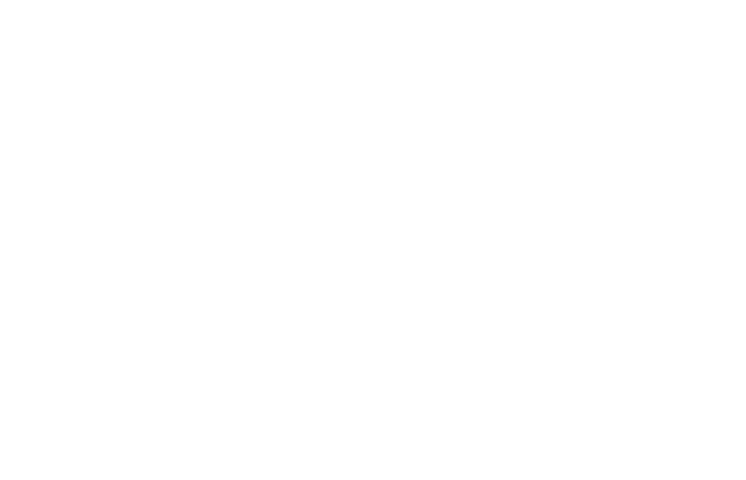
Frame 1 (no input)
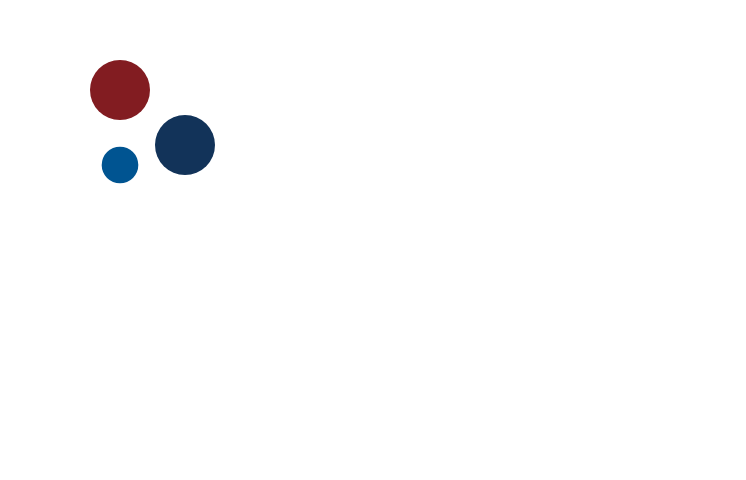
Frame 60 (no input)
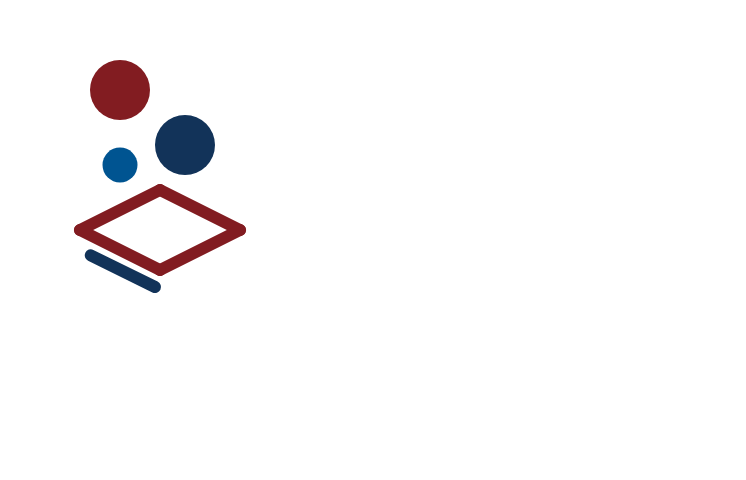
Frame 120 (the mouse pressed at the canvas centre since frame 60)

The p5.js sketch that drew these frames (run headless with seeded random() and noise() and a simulated clock; from frame 60 on, the mouse is pressed at the canvas centre):

// p5.js sketch
// ── sketch.js
let frameCountTimer = 0;

// タイプライター風演出用の変数
let textIndex = 0;
let fullText = "偉大なる平凡人たれ";

function setup() {
  // ルール: キャンバスサイズは 746×480
  createCanvas(746, 480);
  textFont("sans-serif");
}

function draw() {
  // ルール: 背景色は白
  background(255);
  
  // 毎フレームタイマーを進める
  frameCountTimer++;
  
  // 全体の基準座標
  let logoX = 160;     // 左側ロゴのX中心
  let centerY = 240;   // 全体のY中心
  let textX = 310;     // 右側テキストの開始X座標

  // ==========================================
  // 1. 3つの円のアニメーション（時間差でスムーズに拡大）
  // ==========================================
  noStroke();
  
  // ① 左上のエンジ丸（サイズ: 60）
  if (frameCountTimer > 10) {
    let t1 = constrain((frameCountTimer - 10) / 25, 0, 1);
    let size1 = 60 * easeOutBack(t1);
    fill(130, 28, 33);
    circle(logoX - 40, centerY - 150, size1);
  }
  
  // ② 右の紺丸（サイズ: 60）
  if (frameCountTimer > 25) {
    let t2 = constrain((frameCountTimer - 25) / 25, 0, 1);
    let size2 = 60 * easeOutBack(t2);
    fill(18, 51, 89);
    circle(logoX + 25, centerY - 95, size2);
  }
  
  // ③ 左下の青丸（サイズ: 35）
  if (frameCountTimer > 40) {
    let t3 = constrain((frameCountTimer - 40) / 25, 0, 1);
    let size3 = 35 * easeOutBack(t3);
    fill(0, 84, 145);
    circle(logoX - 40, centerY - 75, size3);
  }

  // ==========================================
  // 2. ボックス・立体ロゴ（一筆書きのように線が伸びる演出）
  // ==========================================
  strokeWeight(12);
  noFill();
  strokeCap(ROUND);
  strokeJoin(ROUND);
  
  // ひし形外枠の描画（フレーム）
  if (frameCountTimer > 60) {
    stroke(130, 28, 33); // エンジ色
    let tBox = constrain((frameCountTimer - 60) / 45, 0, 1);
    
    let p = [
      {x: 80,  y: 230}, // 左
      {x: 160, y: 190}, // 上
      {x: 240, y: 230}, // 右
      {x: 160, y: 270}  // 下
    ];
    drawContinuousLines(p, tBox, true); 
  }
  
  // 内側の "S" マークの描画
  if (frameCountTimer > 110) {
    stroke(18, 51, 89); // 紺色
    let tS = constrain((frameCountTimer - 110) / 35, 0, 1);
    
    let pS = [
      {x: 155, y: 287},
      {x: 80,  y: 250},
      {x: 155, y: 350},
      {x: 80,  y: 313}
    ];
    drawContinuousLines(pS, tS, false);
  }
  
  // 内側の "U" マークの描画
  if (frameCountTimer > 140) {
    stroke(0, 84, 145); // 青色
    let tU = constrain((frameCountTimer - 140) / 35, 0, 1);
    
    let pU = [
      {x: 170, y: 287},
      {x: 170, y: 350},
      {x: 240, y: 313},
      {x: 240, y: 250}
    ];
    drawContinuousLines(pU, tU, false);
  }

  // 中央の赤丸（立体ボックス内の小さなドット）
  if (frameCountTimer > 175) {
    let tDot = constrain((frameCountTimer - 175) / 20, 0, 1);
    let dotSize = 22 * easeOutBack(tDot);
    
    // 【修正部分】さらに細く、より馴染む細さ（2）に再調整
    stroke(255);         // 白色
    strokeWeight(3);     // 主張しすぎない極細枠に設定
    
    fill(130, 28, 33);   // エンジ色
    circle(175, 215, dotSize + 7);
    
    noStroke();          // 後続の描画に影響が出ないようにリセット
  }

  // ==========================================
  // 3. 右側テキストのアニメーション描画
  // ==========================================
  noStroke();
  
  // ① 偉大なる平凡人たれ（タイプライター風演出）
  if (frameCountTimer > 200) {
    fill(20, 50, 90);
    textSize(32);
    textStyle(NORMAL);
    
    // 8フレームごとに1文字ずつ増やす
    if (frameCountTimer % 8 === 0 && textIndex < fullText.length) {
      textIndex++;
    }
    let currentText = fullText.substring(0, textIndex);
    text(currentText, textX, 90);
  }
  
  // ② 100th（綺麗にフェードイン）
  if (frameCountTimer > 220) {
    let alpha100 = map(frameCountTimer, 220, 250, 0, 255, true);
    fill(130, 28, 33, alpha100);
    textStyle(BOLD);
    
    textSize(120);
    text("100", textX + 5, 220);
    textSize(60);
    text("th", textX + 220, 220);
  }
  
  // ③ Anniversary（フェードイン）
  if (frameCountTimer > 240) {
    let alphaAnniv = map(frameCountTimer, 240, 270, 0, 255, true);
    fill(130, 28, 33, alphaAnniv);
    textSize(42);
    textStyle(BOLD);
    text("Anniversary", textX + 20, 300);
  }
  
  // ④ SINCE 1928（フェードイン）
  if (frameCountTimer > 260) {
    let alphaSince = map(frameCountTimer, 260, 290, 0, 255, true);
    fill(130, 28, 33, alphaSince);
    textSize(28);
    textStyle(BOLD);
    text("SINCE 1928", textX + 60, 340);
  }
  
  // ⑤ 学校法人大阪産業大学（フェードイン）
  if (frameCountTimer > 280) {
    let alphaUniv = map(frameCountTimer, 280, 310, 0, 255, true);
    fill(130, 28, 33, alphaUniv);
    textSize(32);
    textStyle(NORMAL);
    text("学校法人大阪産業大学", textX - 20, 380);
  }
}

// --- 補助用のアニメーション関数 ---

// 一筆書きのように線を引き延ばしてドローイングする関数
function drawContinuousLines(points, progress, closeLoop) {
  let segments = points.length - (closeLoop ? 0 : 1);
  let currentProgress = progress * segments;
  
  for (let i = 0; i < segments; i++) {
    let p1 = points[i];
    let p2 = points[(i + 1) % points.length];
    
    if (currentProgress > i) {
      let segmentProgress = min(currentProgress - i, 1.0);
      let xEnd = lerp(p1.x, p2.x, segmentProgress);
      let yEnd = lerp(p1.y, p2.y, segmentProgress);
      line(p1.x, p1.y, xEnd, yEnd);
    }
  }
}

// ポップアップで弾むイージング（Back Out）
function easeOutBack(x) {
  const c1 = 1.70158;
  const c3 = c1 + 1;
  return 1 + c3 * pow(x - 1, 3) + c1 * pow(x - 1, 2);
}
